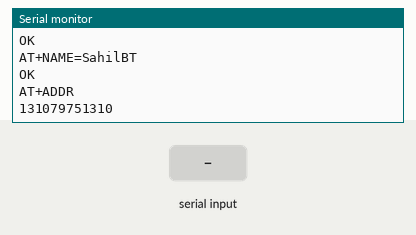
A sketch run on a simulated Arduino Uno, built with avr-gcc and run on an emulated ATmega328P. Shown: the last lines printed to the serial monitor. Inputs (shaded band) come from the test bench. The modem accepts every AT command (registered, SIM ready, sends succeed) and sends nothing else.

Above: at 2.7 s.
2.8 s: "1" received over Serial
At 4.2 s:
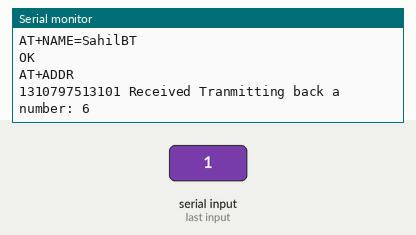
4.5 s: "0" received over the second serial link
At 5.3 s:
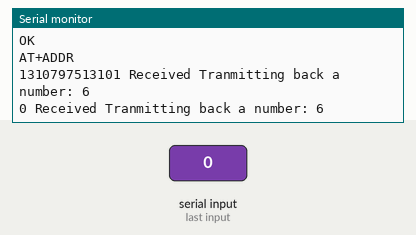
6.0 s: "2" received over Serial
At 7.0 s:
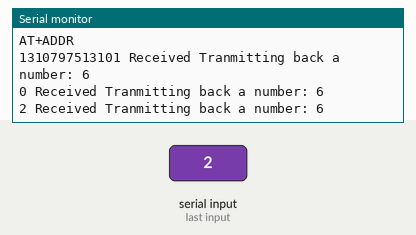

The sketch:

BluetoothArduino.ino
```cpp
#include <SoftwareSerial.h>
#include <Math.h>

// String that stores the incoming message
String message;

// 2 (D2) will be used for rx, 3 (D3) will be used for tx
SoftwareSerial btSerial(2, 3);

/*
 * MODIFY THIS VALUE IF YOU WANT TO PROGRAM, OR NOT
 * 1 represents programming mode, 0 represents in regular connection mode.
 */
int PROGRAMMING_MODE = 1;
/*
 * END MODIFICATION
 */

void setup()
{
  // Bluetooth Module needs 38400 for programming, 9600 for regular operation.
  // When programming, you need to connect EN to 3.3V, and press the button on the HC-05

  if (PROGRAMMING_MODE){
    btSerial.begin(38400);
  }
  else{
    btSerial.begin(9600);
  }

  // This is the Arduino Serial Monitor's Baud Rate

  Serial.begin(9600);
  while (!Serial){
    ;
  }

  // using AT commands to set name
  String name = "AT+NAME=SahilBT\r\n";
  btSerial.print("AT\r\n");
  Serial.print("AT\r\n");

  // Delay between 20ms and 1s required between AT commands
  delay(500);

  // Clearing BT buffer
  while(btSerial.available())
    Serial.write(btSerial.read());

  // Print out the name
  Serial.print(name);
  btSerial.print(name);
  delay(500);

  // Print out what the BlueTooth reads
  while(btSerial.available())
    Serial.write(btSerial.read());

  // Read the MAC Address of the BlueTooth module if you want to use it in the Android Application
  Serial.print("AT+ADDR\r\n");
  btSerial.print("AT+ADDR\r\n");
  delay(500);
  while(btSerial.available())
    Serial.print(btSerial.read());
}

void loop()
{
  // Delay to let BlueTooth buffer fill up a bit
  delay(10);

  // While there is data available on the serial monitor read what it has
  while(btSerial.available())
  {
    // Store string from serial command
    message+=char(btSerial.read());
  }
  while(Serial.available()){
    // If you want to add any message from the Arduino Serial Monitor
    message+=char(Serial.read());
  }

  // If data is available, then we want to write that back out
  if(message!="")
  {
    String s = message + " Received" + " Tranmitting back a number: 6";

    // Send data back to Android device
    btSerial.println(s);
    Serial.println(s);

    // Clear the data
    message="";
  }

  delay(200);
}
```

Measured:
- after the input at 2.8 s, the serial monitor: prints a new line after 0.20 s (image 1)
- after the input at 4.5 s, the serial monitor: prints a new line after 0.19 s (image 2)
- after the input at 6.0 s, the serial monitor: prints a new line after 0.18 s (image 3)
